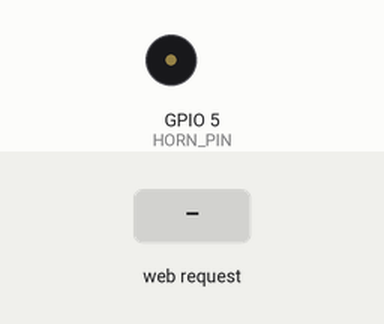
Recording of a sketch running on a simulated ESP8266 (NodeMCU). On the bench: buzzer (waves = sounding, pin HIGH). The inputs (shaded band) are chosen by the test bench. WiFi joins after 1.5 s; servers stay silent unless stated; not simulated (calls return 0 or success): arduino_secrets.h; what the sketch prints to the serial monitor is not drawn.

Above: at 2.7 s.
2.8 s: HTTP request GET /trigger received
At 3.4 s:
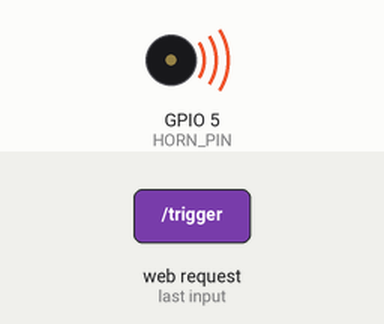
Timing chart, 0 to 5.8 s (numbered marks = the images above; inputs shaded):
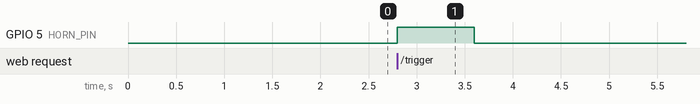

The sketch:

esp8266_horn_trigger.ino
```cpp
#include <ESP8266WiFi.h>
#include <ESP8266WebServer.h>
#include "arduino_secrets.h"

// --- CONFIGURATION ---
const char* ssid = WIFI_SSID;
const char* password = WIFI_PASSWORD;
const int HORN_PIN = 5; // D1 on NodeMCU, adjust as needed
const int HORN_DURATION_MS = 800; // 0.8 seconds

// Set your desired Static IP details
IPAddress local_IP(192, 168, 100, 230);
IPAddress gateway(192, 168, 100, 1);      // Your router's IP
IPAddress subnet(255, 255, 255, 0);     // Common subnet mask
IPAddress primaryDNS(8, 8, 8, 8);       // Optional: Google DNS
IPAddress secondaryDNS(8, 8, 4, 4);     // Optional

ESP8266WebServer server(80);

void handleTrigger() {
  Serial.println("Trigger received!");
  digitalWrite(HORN_PIN, HIGH);
  server.send(200, "text/plain", "Horn Triggered");
  delay(HORN_DURATION_MS);
  digitalWrite(HORN_PIN, LOW);
}

void handleRoot() {
  server.send(200, "text/plain", "ESP8266 Horn Trigger is Ready");
}

void setup() {
  Serial.begin(115200);

  // --- STATIC IP CONFIGURATION ---
  // Note: The order for ESP8266 is (IP, Gateway, Subnet, DNS1, DNS2)
  if (!WiFi.config(local_IP, gateway, subnet, primaryDNS, secondaryDNS)) {
    Serial.println("STA Failed to configure Static IP");
  }

  pinMode(HORN_PIN, OUTPUT);
  digitalWrite(HORN_PIN, LOW);

  WiFi.begin(ssid, password);
  Serial.print("Connecting to WiFi");
  while (WiFi.status() != WL_CONNECTED) {
    delay(500);
    Serial.print(".");
  }
  Serial.println("\nWiFi connected.");
  Serial.print("Static IP Address: ");
  Serial.println(WiFi.localIP());
  Serial.print("ESP8266 MAC Address: ");
  Serial.println(WiFi.macAddress()); // This will print it clearly
  WiFi.setSleepMode(WIFI_NONE_SLEEP);

  server.on("/", handleRoot);
  server.on("/trigger", handleTrigger);
  server.begin();
  Serial.println("HTTP server started");
}

void loop() {
  server.handleClient();
}
```

Measured:
- after the input at 2.8 s, GPIO 5 (HORN_PIN): LOW → HIGH at once, → LOW 0.80 s later
